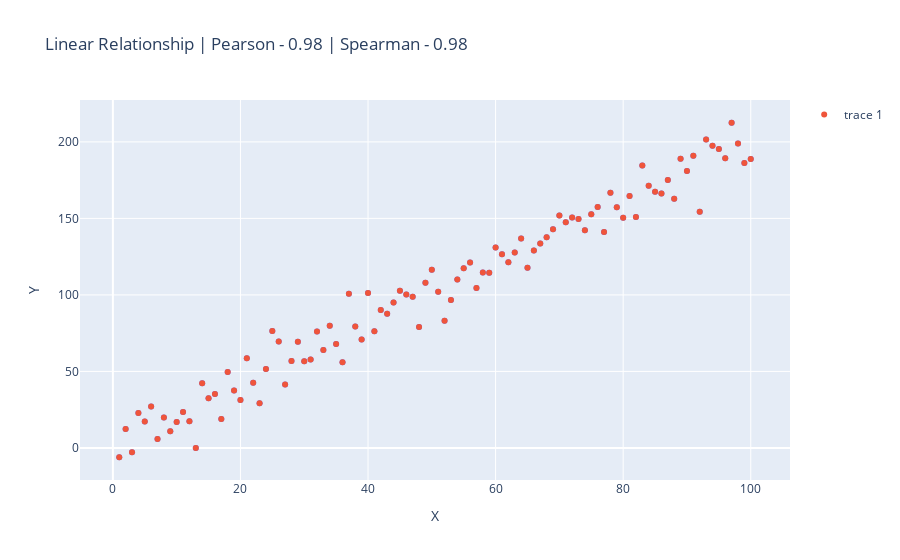
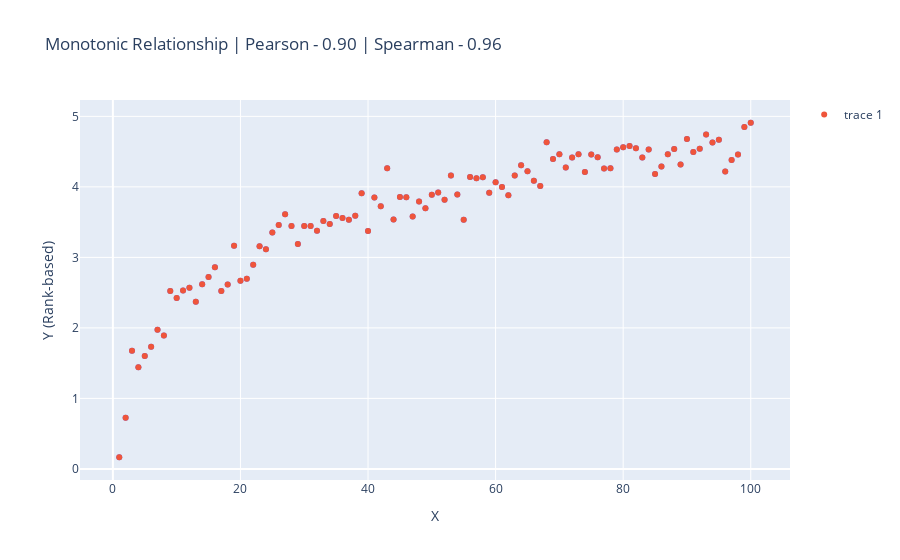
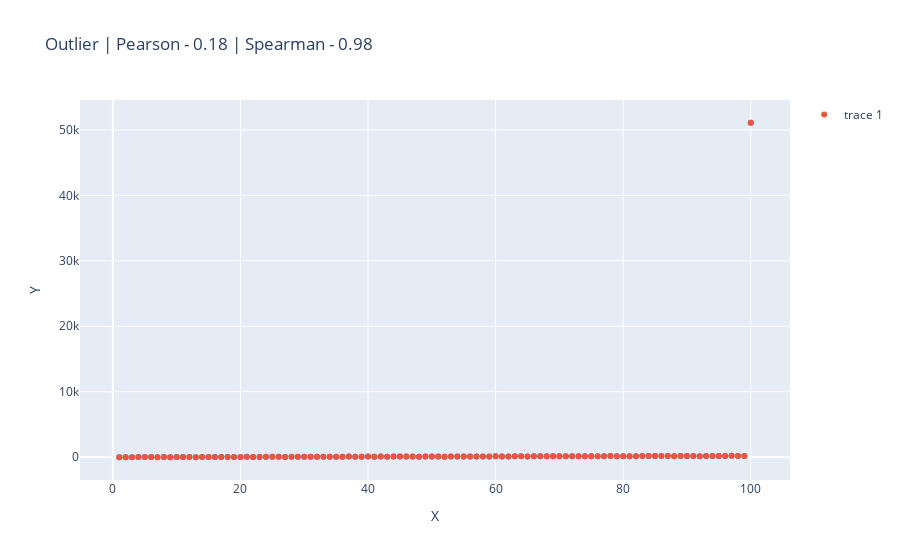
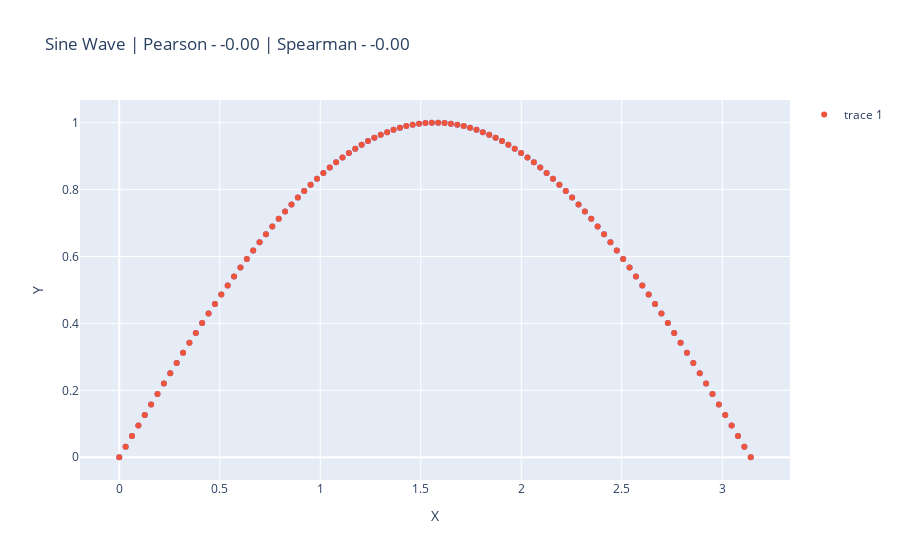

The notebook cell these images were saved under, in order:
### Code cell
import plotly.express as px
import plotly.graph_objects as go

# Pearson's linear correlation example
fig1 = px.scatter(x=x, y=y_linear, title=f"Linear Relationship | Pearson - {pearson_linear:.2f} | Spearman - {spearman_linear:.2f}")
fig1.add_trace(go.Scatter(x=x, y=y_linear, mode='markers'))
fig1.update_layout(xaxis_title="X", yaxis_title="Y")
fig1.show()

# Spearman's monotonic relationship example
fig2 = px.scatter(x=x, y=y_monotonic, title=f"Monotonic Relationship | Pearson - {pearson_monotonic:.2f} | Spearman - {spearman_monotonic:.2f}")
fig2.add_trace(go.Scatter(x=x, y=y_monotonic, mode='markers'))
fig2.update_layout(xaxis_title="X", yaxis_title="Y (Rank-based)")
fig2.show()

# Pearson with outlier example
fig3 = px.scatter(x=x, y=y_outlier, title=f"Outlier | Pearson - {pearson_outlier:.2f} | Spearman - {spearman_outlier:.2f}")
fig3.add_trace(go.Scatter(x=x, y=y_outlier, mode='markers'))
fig3.update_layout(xaxis_title="X", yaxis_title="Y")
fig3.show()

# Spearman on sine wave
x = np.linspace(0, 1 * np.pi, 100)
y = np.sin(x)

pearson_sine = pearsonr(x, y)[0]
spearman_sine = spearmanr(x, y)[0]

fig4 = px.scatter(x=x, y=y, title=f"Sine Wave | Pearson - {pearson_sine:.2f} | Spearman - {spearman_sine:.2f}")
fig4.add_trace(go.Scatter(x=x, y=y, mode='markers'))
fig4.update_layout(xaxis_title="X", yaxis_title="Y")
fig4.show()
